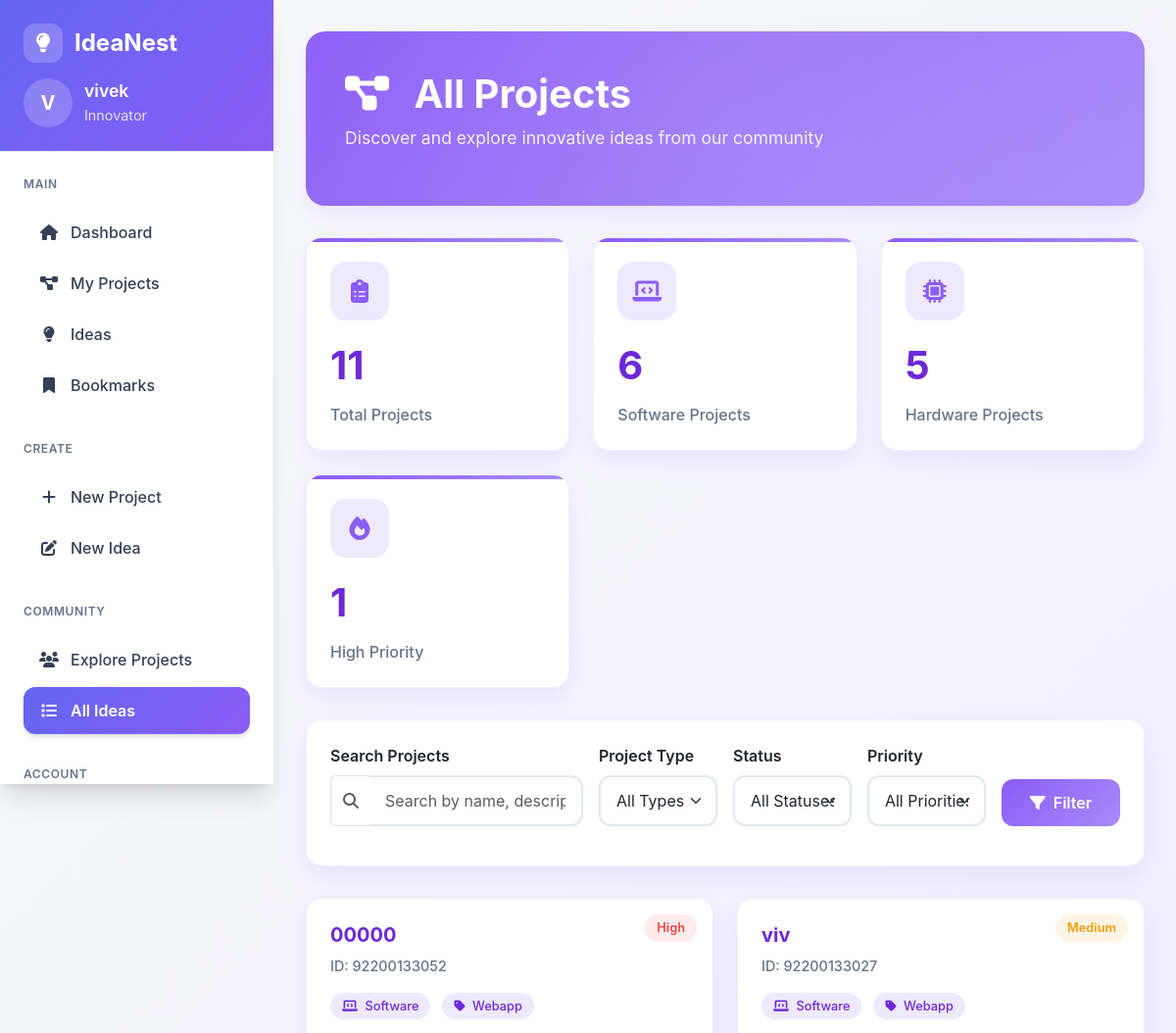
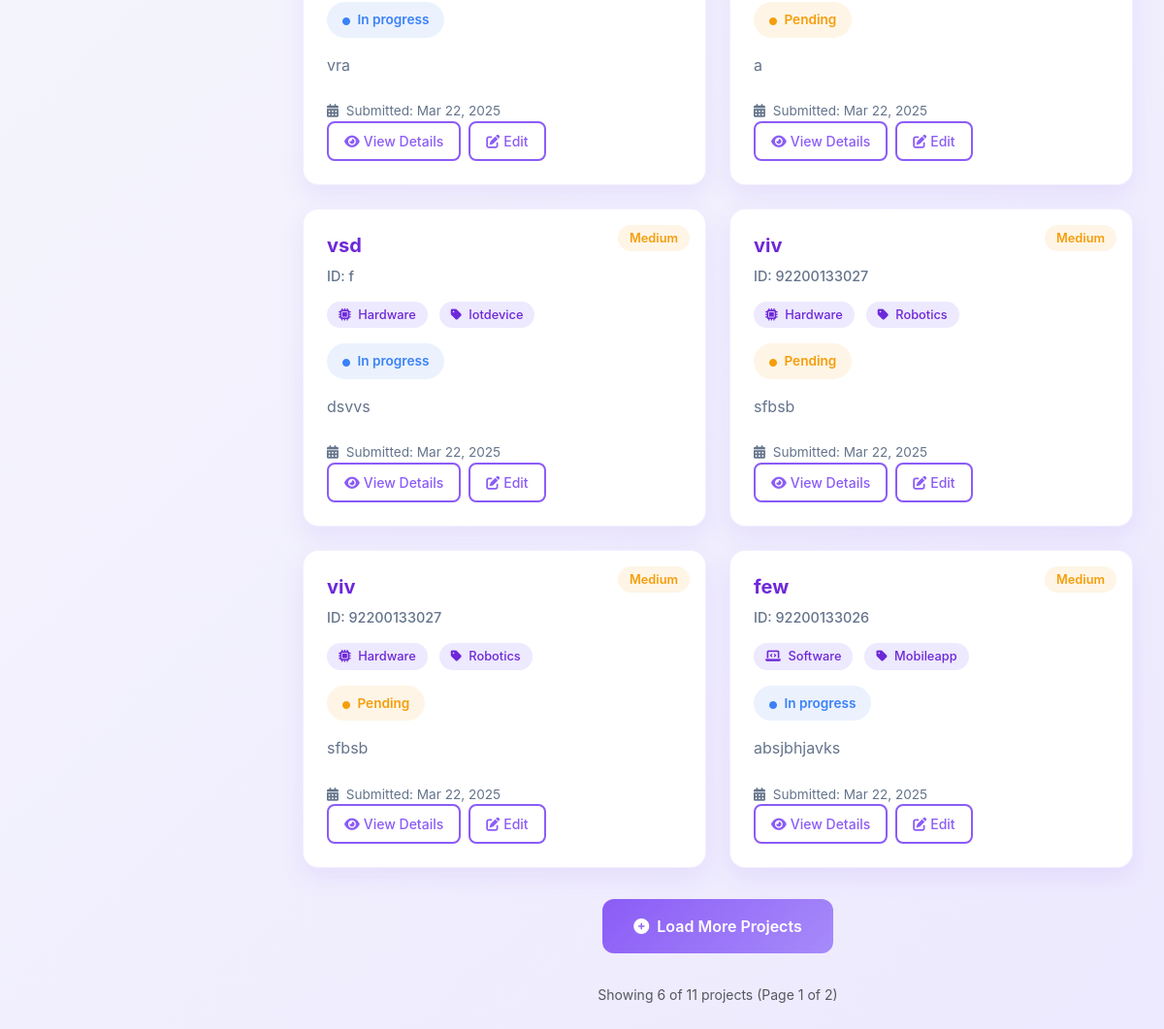
Screenshot of /user/Blog/list-project.php with the database file from the repository (2 pictures, top to bottom).
### tables this page shows
CREATE TABLE `blog` (
  `id` int(11) NOT NULL,
  `er_number` varchar(50) NOT NULL,
  `project_name` varchar(100) NOT NULL,
  `project_type` enum('software','hardware') NOT NULL,
  `classification` varchar(50) NOT NULL,
  `description` text NOT NULL,
  `submission_datetime` datetime NOT NULL,
  `status` enum('pending','in_progress','completed','rejected') DEFAULT 'pending',
  `priority1` enum('low','medium','high') DEFAULT 'medium',
  `assigned_to` varchar(100) DEFAULT NULL,
  `completion_date` date DEFAULT NULL,
  `created_at` timestamp NULL DEFAULT current_timestamp(),
  `updated_at` timestamp NULL DEFAULT current_timestamp() ON UPDATE current_timestamp()
);

### user/Blog/list-project.php (the view, shortened to what this page needs)
<?php
$basePath = '../';
include $basePath . 'layout.php';
        foreach ($projects as $project): ?>
        <?php endforeach;
function createDBConnection() {
    $servername = "localhost";
    $username = "root";
    $password = "";
    $dbname = "ideanest";
    try {
        $conn = new mysqli($servername, $username, $password, $dbname);
        return $conn;
    } catch (Exception $e) {
        error_log("Database connection error: " . $e->getMessage());
        return false;
    }
}
function getStatusClass($status) {
    switch ($status) {
        case 'pending': return 'status-pending';
        case 'in_progress': return 'status-in_progress';
    }
}
function getPriorityClass($priority) {
    switch ($priority) {
        case 'high': return 'priority-high';
        case 'medium': return 'priority-medium';
    }
}
function formatDate($date) {
    if (empty($date) || $date === '0000-00-00 00:00:00' || $date === '0000-00-00') {
        return 'N/A';
    }
    try {
        return date('M d, Y', strtotime($date));
    } catch (Exception $e) {
        return 'N/A';
    }
}
function truncateText($text, $length = 150) {
    if (strlen($text) <= $length) {
        return $text;
    }
    return substr($text, 0, $length) . '...';
}
?>
<!DOCTYPE html>
<html lang="en">
<head>
    <link href="https://cdn.jsdelivr.net/npm/bootstrap@5.3.0/dist/css/bootstrap.min.css" rel="stylesheet">
    <link rel="stylesheet" href="https://cdnjs.cloudflare.com/ajax/libs/font-awesome/6.4.0/css/all.min.css">
</head>
<body>
<div class="main-content">
    <?php
    $projects = [];
    $search_term = isset($_GET['search']) ? $_GET['search'] : '';
    $page = isset($_GET['page']) ? max(1, (int)$_GET['page']) : 1;
    $per_page = 6;
    $offset = ($page - 1) * $per_page;
    try {
        $conn = createDBConnection();
        $stats = [
                'total' => 0,
                'software' => 0,
                'hardware' => 0,
                'pending' => 0,
                'in_progress' => 0,
                'completed' => 0,
                'high_priority' => 0
        ];
        $total_query = "SELECT COUNT(*) as total FROM blog";
        $total_result = $conn->query($total_query);
        if ($total_result) {
            $stats['total'] = $total_result->fetch_assoc()['total'];
        }
        $software_query = "SELECT COUNT(*) as count FROM blog WHERE project_type = 'software'";
        $software_result = $conn->query($software_query);
        if ($software_result) {
            $stats['software'] = $software_result->fetch_assoc()['count'];
        }
        $hardware_query = "SELECT COUNT(*) as count FROM blog WHERE project_type = 'hardware'";
        $hardware_result = $conn->query($hardware_query);
        if ($hardware_result) {
            $stats['hardware'] = $hardware_result->fetch_assoc()['count'];
        }
        $pending_query = "SELECT COUNT(*) as count FROM blog WHERE status = 'pending'";
        $pending_result = $conn->query($pending_query);
        if ($pending_result) {
            $stats['pending'] = $pending_result->fetch_assoc()['count'];
        }
        $progress_query = "SELECT COUNT(*) as count FROM blog WHERE status = 'in_progress'";
        $progress_result = $conn->query($progress_query);
        if ($progress_result) {
            $stats['in_progress'] = $progress_result->fetch_assoc()['count'];
        }
        $completed_query = "SELECT COUNT(*) as count FROM blog WHERE status = 'completed'";
        $completed_result = $conn->query($completed_query);
        if ($completed_result) {
            $stats['completed'] = $completed_result->fetch_assoc()['count'];
        }
        $high_priority_query = "SELECT COUNT(*) as count FROM blog WHERE priority1 = 'high'";
        $high_priority_result = $conn->query($high_priority_query);
        if ($high_priority_result) {
            $stats['high_priority'] = $high_priority_result->fetch_assoc()['count'];
        }
        $where_conditions = ["1=1"];
        $params = [];
        $types = "";
        $where_clause = implode(" AND ", $where_conditions);
        $count_sql = "SELECT COUNT(*) as total FROM blog WHERE " . $where_clause;
        $count_stmt = $conn->prepare($count_sql);
        $count_stmt->execute();
        $count_result = $count_stmt->get_result();
        $total_projects = $count_result->fetch_assoc()['total'];
        $total_pages = ceil($total_projects / $per_page);
        $sql = "SELECT * FROM blog WHERE " . $where_clause . " ORDER BY
                CASE priority1 WHEN 'high' THEN 1 WHEN 'medium' THEN 2 WHEN 'low' THEN 3 END,
                submission_datetime DESC
                LIMIT ? OFFSET ?";
        $params[] = $per_page;
        $params[] = $offset;
        $types .= "ii";
        $stmt = $conn->prepare($sql);
        if (!empty($params)) {
            $stmt->bind_param($types, ...$params);
        }
        $stmt->execute();
        $result = $stmt->get_result();
        $projects = $result->fetch_all(MYSQLI_ASSOC);
    } catch (Exception $e) {
        $error_message = "Error: " . $e->getMessage();
        error_log("Projects page error: " . $e->getMessage());
    }
    ?>
    <div class="page-header">
        <h1 class="page-title">
            <i class="fas fa-project-diagram me-3"></i>
            All Projects
        </h1>
        <p class="page-subtitle">Discover and explore innovative ideas from our community</p>
    </div>
    <div class="stats-container">
        <div class="stats-card">
            <div class="stat-icon">
                <i class="fas fa-clipboard-list"></i>
            </div>
            <div class="stat-number"><?php echo intval($stats['total']); ?></div>
            <div class="stat-label">Total Projects</div>
        </div>
        <div class="stats-card">
            <div class="stat-icon">
                <i class="fas fa-laptop-code"></i>
            </div>
            <div class="stat-number"><?php echo intval($stats['software']); ?></div>
            <div class="stat-label">Software Projects</div>
        </div>
        <div class="stats-card">
            <div class="stat-icon">
                <i class="fas fa-microchip"></i>
            </div>
            <div class="stat-number"><?php echo intval($stats['hardware']); ?></div>
            <div class="stat-label">Hardware Projects</div>
        </div>
        <div class="stats-card">
            <div class="stat-icon">
                <i class="fas fa-fire"></i>
            </div>
            <div class="stat-number"><?php echo intval($stats['high_priority']); ?></div>
            <div class="stat-label">High Priority</div>
        </div>
    </div>
    <div class="filters-container">
        <form method="GET" class="row g-3 align-items-end" id="filterForm">
            <div class="col-md-4">
                <label class="form-label fw-semibold">Search Projects</label>
                <div class="input-group">
                    <span class="input-group-text bg-white border-end-0">
                        <i class="fas fa-search text-muted"></i>
                    </span>
                    <input type="text" class="form-control search-input border-start-0"
                           placeholder="Search by name, description, or ID..."
                           name="search" value="<?php echo htmlspecialchars($search_term); ?>">
                </div>
            </div>
            <div class="col-md-2">
                <label class="form-label fw-semibold">Project Type</label>
                <select class="form-select filter-select" name="type">
                    <option value="">All Types</option>
                </select>
            </div>
            <div class="col-md-2">
                <label class="form-label fw-semibold">Status</label>
                <select class="form-select filter-select" name="status">
                    <option value="">All Statuses</option>
                </select>
            </div>
            <div class="col-md-2">
                <label class="form-label fw-semibold">Priority</label>
                <select class="form-select filter-select" name="priority">
                    <option value="">All Priorities</option>
                </select>
            </div>
            <div class="col-md-2">
                <button type="submit" class="btn btn-purple w-100">
                    <i class="fas fa-filter me-2"></i>Filter
                </button>
            </div>
        </form>
    </div>
    <div id="projectsContainer">
        <?php if (empty($projects)): ?>
            <div class="empty-state">
                <div class="empty-icon">
                    <i class="fas fa-folder-open"></i>
                </div>
                <h3>No Projects Found</h3>
                <p>Try adjusting your search criteria or explore all projects.</p>
                <a href="?" class="btn btn-purple mt-3">
                    <i class="fas fa-refresh me-2"></i>View All Projects
                </a>
            </div>
        <?php else: ?>
            <div class="projects-grid" id="projectsGrid">
                <?php foreach ($projects as $project): ?>
                    <div class="project-card" data-aos="fade-up">
                        <div class="priority-badge <?php echo getPriorityClass($project['priority1']); ?>">
                            <?php echo ucfirst($project['priority1']); ?>
                        </div>
                        <div class="project-header">
                            <div>
                                <h3 class="project-title"><?php echo htmlspecialchars($project['project_name']); ?></h3>
                                <div class="project-id">ID: <?php echo htmlspecialchars($project['er_number']); ?></div>
                            </div>
                        </div>
                        <div class="project-meta">
                            <span class="meta-tag">
                                <i class="<?php echo ($project['project_type'] == 'software') ? 'fas fa-laptop-code' : 'fas fa-microchip'; ?> me-1"></i>
                                <?php echo ucfirst($project['project_type']); ?>
                            </span>
                            <span class="meta-tag">
                                <i class="fas fa-tag me-1"></i>
                                <?php echo ucfirst(str_replace('_', ' ', $project['classification'])); ?>
                            </span>
                        </div>
                        <div class="status-badge <?php echo getStatusClass($project['status']); ?>">
                            <i class="fas fa-circle me-1" style="font-size: 0.5rem;"></i>
                            <?php echo ucfirst(str_replace('_', ' ', $project['status'])); ?>
                        </div>
                        <div class="project-description">
                            <?php echo nl2br(htmlspecialchars(truncateText($project['description']))); ?>
                        </div>
                        <div class="project-date">
                            <i class="fas fa-calendar-alt me-1"></i>
                            Submitted: <?php echo formatDate($project['submission_datetime']); ?>
                        </div>
                        <div class="project-actions">
                            <button class="btn btn-outline-purple btn-sm view-details-btn" data-project-id="<?php echo $project['id']; ?>">
                                <i class="fas fa-eye me-1"></i>View Details
                            </button>
                            <a href="edit.php?id=<?php echo $project['id']; ?>" class="btn btn-outline-purple btn-sm">
                                <i class="fas fa-edit me-1"></i>Edit
                            </a>
                        </div>
                    </div>
                <?php endforeach; ?>
            </div>
            <?php if ($page < $total_pages): ?>
                <button id="loadMoreBtn" class="load-more-btn" data-page="<?php echo $page + 1; ?>">
                    <i class="fas fa-plus-circle me-2"></i>Load More Projects
                </button>
            <?php endif; ?>
            <div class="text-center mt-3 text-muted">
                <small>
                    Showing <?php echo count($projects); ?> of <?php echo $total_projects; ?> projects
                    <?php if ($page < $total_pages): ?>
                        (Page <?php echo $page; ?> of <?php echo $total_pages; ?>)
                    <?php endif; ?>
                </small>
            </div>
        <?php endif; ?>
    </div>
</div>
<?php include $basePath . 'layout_footer.php'; ?>
</body>
</html>

### rows the page displays
blog: priority1 "High", project_name "00000", er_number "92200133052", project_type "Software", classification "Webapp", status "In progress", description "vra", submission_datetime "Mar 22, 2025"
blog: priority1 "Medium", project_name "viv", er_number "92200133027", project_type "Software", classification "Webapp", status "Pending", description "a", submission_datetime "Mar 22, 2025"
blog: priority1 "Medium", project_name "vsd", er_number "f", project_type "Hardware", classification "Iotdevice", status "In progress", description "dsvvs", submission_datetime "Mar 22, 2025"
blog: priority1 "Medium", project_name "viv", er_number "92200133027", project_type "Hardware", classification "Robotics", status "Pending", description "sfbsb", submission_datetime "Mar 22, 2025"
blog: priority1 "Medium", project_name "viv", er_number "92200133027", project_type "Hardware", classification "Robotics", status "Pending", description "sfbsb", submission_datetime "Mar 22, 2025"
blog: priority1 "Medium", project_name "few", er_number "92200133026", project_type "Software", classification "Mobileapp", status "In progress", description "absjbhjavks", submission_datetime "Mar 22, 2025"

### other values shown
$user_initial "V"
$user_name "vivek"
$stats['total'] "11"
$stats['software'] "6"
$stats['hardware'] "5"
$stats['high_priority'] "1"
count($projects) "6"
$total_projects "11"
$page "1"
$total_pages "2"
